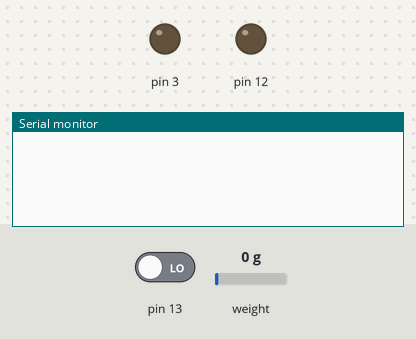
Recording of a sketch running on a simulated Arduino Uno, built with avr-gcc and run on an emulated ATmega328P. Shown: output pins drawn as LEDs (lit = HIGH), the last lines printed to the serial monitor. Inputs (shaded band) come from the test bench; at power-on: pin 13 LOW, weight on the scale 0 g. EEPROM starts erased.

Above: at 1.2 s.
1.3 s: pin 13 driven HIGH
At 2.6 s:
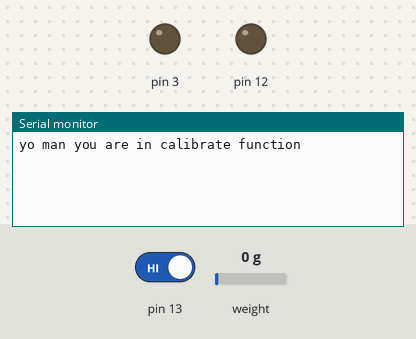
At 4.9 s:
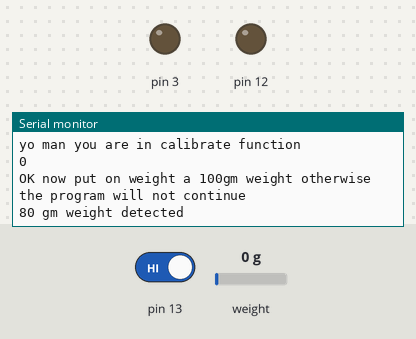

The sketch:

weight_scale_packets_system_2_with_eeprom.ino
```cpp
#include "HX711.h"
#include "EEPROM.h"
HX711 scale(7,8);
//HX711 scale(10,11);
long int list[20];
long int avgzero=0;
long int avgeighty=0;;
int stage=0;
int i=0;
int eightyiscalibrated=0;
long int packet[4];
long int avgofcurrentpacket=0;
long int avgofpreviouspacket=-50;
int avgofcalibrationweight=148;

int tempflag1=0;
int k=0;
int flag=0;
//stage 0 is averaging the zero weight mark
//stage 1 is averaging the the 80gm weight mark

void setup() {
  pinMode(13,INPUT);
  pinMode(3,OUTPUT);
  pinMode(12,OUTPUT);
  Serial.begin(9600);
//  Serial.println("you are in setup");
   avgzero=EEPROM.read(80);
   avgeighty=EEPROM.read(180);
}

void loop() {

 if(digitalRead(13)==HIGH)
 {
  calibrate();
 }
 else
  normalcode();

//  Serial.println("This is good man");
}

void calibrate()
{
  Serial.println("yo man you are in calibrate function");
  flag=0;
  stage=0;
  avgzero=0;
  avgeighty=0;
  eightyiscalibrated=0;
 while(stage<2)
 {
    //if(stage<1)
 // Serial.println(scale.read())

// this if condition is to check if 80 gm weight is detected
// if so then eightyiscalibrated is given true which takes the calibration code to its final stage
 if(stage==1 and !eightyiscalibrated)
 {
  if(abs(scale.read()-(avgzero+6000)) > 0)
   { i=0;
    eightyiscalibrated=1;
    Serial.println("80 gm weight detected");
   }else
   {
    Serial.println("stage 1 reached");
    Serial.println(scale.read());
   }
 }
 if(i<20)
 {
   list[i]=scale.read();
   i++;
 }

 if(i==20)
 {
   if(stage==0)
   {
    for(int r=0;r<20;r++)
    avgzero=avgzero+list[r];

    avgzero=avgzero/20;
    Serial.println(avgzero);
    Serial.println("OK now put on weight a 100gm weight otherwise the program will not continue");
    stage=1;// the zero is calibrated
   }
   else if(stage==1 and eightyiscalibrated)
   {
     for(int r=5;r<20;r++)
      avgeighty=avgeighty+list[r];

      avgeighty=avgeighty/15;
      Serial.println(avgeighty);
      Serial.println("Calibration is completed");
      stage=2;

      EEPROMWritelong(80,avgzero);
      EEPROMWritelong(180,avgeighty);
      Serial.println(EEPROMReadlong(80));
      Serial.println(EEPROMReadlong(180));

   }
   if(stage==2)
   {
    Serial.println("Program wont continue if calibration switch isnt turned off");
    while(digitalRead(13)== HIGH);
   }
  }// end of i=10
 }// end of while loop
}// end of calibration
void normalcode()
{
  if(flag==0)
  {
    avgzero = EEPROMReadlong(80);
    avgeighty = EEPROMReadlong(180);
    flag=1;
  }

  //Serial.println("normal code running");
 // stage 2 will start when when the calibration is completed
 stage=2;
  tempflag1=0;
  boolean isplanar;
  while(k<4)
   {
    long int weight = ((scale.read()-avgzero)*avgofcalibrationweight)/(avgeighty-avgzero);
    packet[k]=weight;
    if((abs(packet[k]-packet[k-1])>20) and tempflag1==0 and k>0)
    {

     Serial.println("Weight has been changed");
     //Serial.println(tempflag1);
     tempflag1=1;

    }
    k++;
    //Serial.println(avgzero);
    if(weight>500000 or weight<-100000)
    {
     Serial.println("something is up looks like you need to recalibrate");
     Serial.println(weight);
    }
   }

   if( abs(packet[1]-packet[0])<=10 and abs(packet[2]-packet[0])<=10 and abs(packet[3]-packet[0])<=10)
     isplanar=true;
   else
    isplanar=false;


    if(isplanar){
      avgofcurrentpacket = (packet[0]+ packet[1]+ packet[2]+packet[3])/4;
      if( abs(avgofcurrentpacket-avgofpreviouspacket)>10 and avgofpreviouspacket!=-50)
      {
        if((avgofcurrentpacket-avgofpreviouspacket)>40)
        {
         //Serial.println("looks like a weight is added");
         Serial.println(avgofcurrentpacket-avgofpreviouspacket);
         //Serial.println(avgofcurrentpacket);
         digitalWrite(12,HIGH);
         delay(500);
         digitalWrite(12,LOW);
        }
        else if((avgofcurrentpacket-avgofpreviouspacket)<-40)
        {
        // Serial.println("looks like weight is sutbtracted");
         Serial.println(avgofcurrentpacket-avgofpreviouspacket);
         //Serial.println(avgofcurrentpacket);
         digitalWrite(12,HIGH);
         delay(500);
         digitalWrite(12,LOW);

        }
      }
        avgofpreviouspacket = avgofcurrentpacket;
    }
    k=0;
    packet[0]=0;
    packet[1]=0;


}// end of normalcode

void EEPROMWritelong(int address, long value)
      {
      //Decomposition from a long to 4 bytes by using bitshift.
      //One = Most significant -> Four = Least significant byte
      byte four = (value & 0xFF);
      byte three = ((value >> 8) & 0xFF);
      byte two = ((value >> 16) & 0xFF);
      byte one = ((value >> 24) & 0xFF);

      //Write the 4 bytes into the eeprom memory.
      EEPROM.write(address, four);
      EEPROM.write(address + 1, three);
      EEPROM.write(address + 2, two);
      EEPROM.write(address + 3, one);
      }
long EEPROMReadlong(long address)
      {
      //Read the 4 bytes from the eeprom memory.
      long four = EEPROM.read(address);
      long three = EEPROM.read(address + 1);
      long two = EEPROM.read(address + 2);
      long one = EEPROM.read(address + 3);

      //Return the recomposed long by using bitshift.
      return ((four << 0) & 0xFF) + ((three << 8) & 0xFFFF) + ((two << 16) & 0xFFFFFF) + ((one << 24) & 0xFFFFFFFF);
      }

 // 208 lines of code
```

Measured:
- after the input at 1.3 s, the serial monitor: prints a new line after 0.30 s (image 1)
